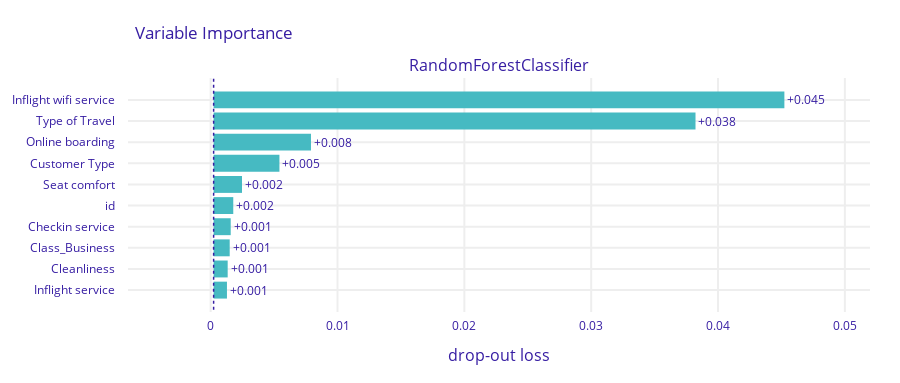

Here is the notebook cell this chart was saved with:
### Markdown cell above
W analizie globalnej skupiamy się na próbie wyjaśnienia działania całego modelu.

### Code cell
# importance plot 
explainer.model_parts().plot(max_vars=10)

### Figure 1 — Plotly figure (JSON) as saved in the notebook; plotly's stock layout.template omitted (floating-point values rounded to 4 significant figures)
{"data": [{"base": 0.0002327, "hoverinfo": "text", "hoverlabel": {"bgcolor": "rgba(0,0,0,0.8)"}, "hovertext": ["Model: RandomForestClassifier loss after<br>variable: Inflight wifi service is permuted: 0.045<br>Drop-out loss change: +0.045", "Model: RandomForestClassifier loss after<br>variable: Type of Travel is permuted: 0.038<br>Drop-out loss change: +0.038", "Model: RandomForestClassifier loss after<br>variable: Online boarding is permuted: 0.008<br>Drop-out loss change: +0.008", "Model: RandomForestClassifier loss after<br>variable: Customer Type is permuted: 0.005<br>Drop-out loss change: +0.005", "Model: RandomForestClassifier loss after<br>variable: Seat comfort is permuted: 0.002<br>Drop-out loss change: +0.002", "Model: RandomForestClassifier loss after<br>variable: id is permuted: 0.002<br>Drop-out loss change: +0.002", "Model: RandomForestClassifier loss after<br>variable: Checkin service is permuted: 0.002<br>Drop-out loss change: +0.001", "Model: RandomForestClassifier loss after<br>variable: Class_Business is permuted: 0.002<br>Drop-out loss change: +0.001", "Model: RandomForestClassifier loss after<br>variable: Cleanliness is permuted: 0.001<br>Drop-out loss change: +0.001", "Model: RandomForestClassifier loss after<br>variable: Inflight service is permuted: 0.001<br>Drop-out loss change: +0.001"], "marker": {"color": "#46bac2"}, "orientation": "h", "showlegend": false, "text": ["+0.045", "+0.038", "+0.008", "+0.005", "+0.002", "+0.002", "+0.001", "+0.001", "+0.001", "+0.001"], "textposition": "outside", "type": "bar", "x": [0.045, 0.03799, 0.007675, 0.005189, 0.002239, 0.00155, 0.001348, 0.001268, 0.001109, 0.001052], "xaxis": "x", "y": ["Inflight wifi service", "Type of Travel", "Online boarding", "Customer Type", "Seat comfort", "id", "Checkin service", "Class_Business", "Cleanliness", "Inflight service"], "yaxis": "y"}], "layout": {"annotations": [{"font": {"size": 16}, "showarrow": false, "text": "RandomForestClassifier", "x": 0.5, "xanchor": "center", "xref": "paper", "y": 1, "yanchor": "bottom", "yref": "paper"}, {"font": {"size": 16}, "showarrow": false, "text": "drop-out loss", "x": 0.5, "xanchor": "center", "xref": "paper", "y": 0, "yanchor": "top", "yref": "paper", "yshift": -30}], "font": {"color": "#371ea3"}, "height": 383, "margin": {"b": 71, "r": 30, "t": 78}, "shapes": [{"line": {"color": "#371ea3", "dash": "dot", "width": 1.5}, "type": "line", "x0": 0.0002327, "x1": 0.0002327, "xref": "x", "y0": -1, "y1": 10, "yref": "y"}], "title": {"text": "Variable Importance", "x": 0.15}, "xaxis": {"anchor": "y", "automargin": true, "domain": [0, 1], "fixedrange": true, "gridwidth": 2, "range": [-0.006517, 0.05198], "tickcolor": "white", "ticklen": 3, "ticks": "outside", "type": "linear", "zeroline": false}, "yaxis": {"anchor": "x", "automargin": true, "autorange": "reversed", "domain": [0, 1], "fixedrange": true, "gridwidth": 2, "tickcolor": "white", "ticklen": 10, "ticks": "outside", "type": "category"}}}
